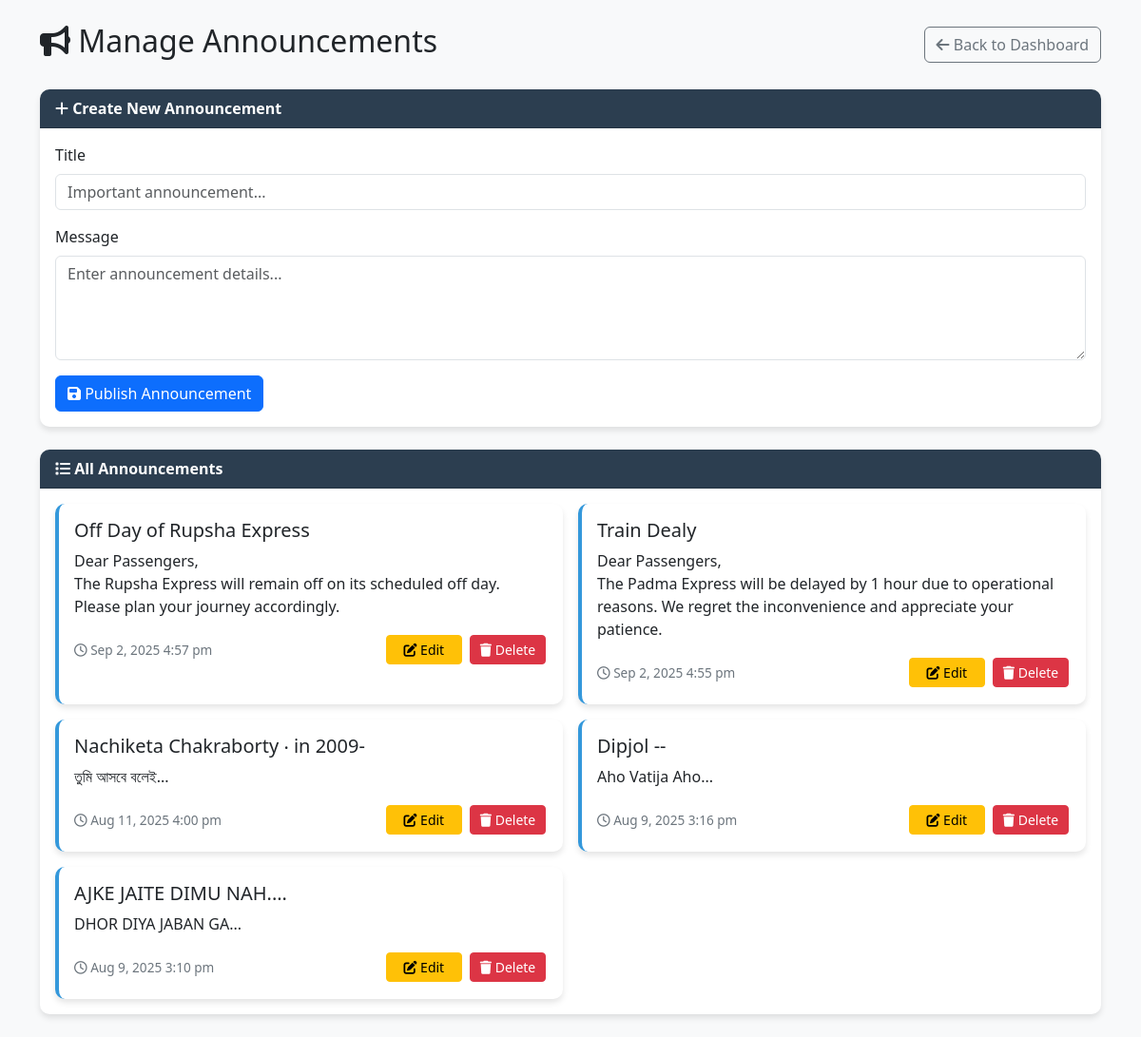
Page /manage_announcements.php (signed in) on the committed database.
### tables this page shows
CREATE TABLE `announcements` (
  `id` int(11) NOT NULL,
  `title` varchar(255) DEFAULT NULL,
  `message` text DEFAULT NULL,
  `created_at` timestamp NOT NULL DEFAULT current_timestamp()
);

### manage_announcements.php (the view, shortened to what this page needs)
<?php
require_once '../includes/db.php';
$edit = null;
$stmt = $conn->query("SELECT * FROM announcements ORDER BY created_at DESC");
$announcements = $stmt->fetchAll(PDO::FETCH_ASSOC);
?>
<!DOCTYPE html>
<html lang="en">
<head>
    <link href="https://cdn.jsdelivr.net/npm/bootstrap@5.3.2/dist/css/bootstrap.min.css" rel="stylesheet">
    <link href="https://cdnjs.cloudflare.com/ajax/libs/font-awesome/6.4.0/css/all.min.css" rel="stylesheet">
</head>
<body>
    <div class="container py-4">
        <div class="d-flex justify-content-between align-items-center mb-4">
            <h2><i class="fas fa-bullhorn"></i> Manage Announcements</h2>
            <a href="dashboard.php" class="btn btn-outline-secondary">
                <i class="fas fa-arrow-left"></i> Back to Dashboard
            </a>
        </div>
        <div class="card mb-4">
            <div class="card-header">
                <i class="fas fa-<?= $edit ? 'edit' : 'plus' ?>"></i>
                <?= $edit ? 'Edit Announcement' : 'Create New Announcement' ?>
            </div>
            <div class="card-body">
                <form method="post">
                    <div class="mb-3">
                        <label for="title" class="form-label">Title</label>
                        <input type="text" name="title" id="title" class="form-control"
                               placeholder="Important announcement..." required
                               value="<?= htmlspecialchars($edit['title'] ?? '') ?>">
                    </div>
                    <div class="mb-3">
                        <label for="message" class="form-label">Message</label>
                        <textarea name="message" id="message" class="form-control"
                                  rows="4" placeholder="Enter announcement details..." required><?=
                                  htmlspecialchars($edit['message'] ?? '') ?></textarea>
                    </div>
                    <button type="submit" name="<?= $edit ? 'update_announcement' : 'add_announcement' ?>"
                            class="btn btn-<?= $edit ? 'info' : 'primary' ?>">
                        <i class="fas fa-save"></i>
                        <?= $edit ? 'Update Announcement' : 'Publish Announcement' ?>
                    </button>
                </form>
            </div>
        </div>
        <div class="card">
            <div class="card-header">
                <i class="fas fa-list"></i> All Announcements
            </div>
            <div class="card-body">
                <?php if (empty($announcements)): ?>
                    <div class="alert alert-info">
                        No announcements found. Create your first announcement above.
                    </div>
                <?php else: ?>
                    <div class="row g-3">
                        <?php foreach ($announcements as $announcement): ?>
                            <div class="col-md-6">
                                <div class="card announcement-card h-100">
                                    <div class="card-body">
                                        <h5 class="card-title"><?= htmlspecialchars($announcement['title']) ?></h5>
                                        <p class="card-text"><?= nl2br(htmlspecialchars($announcement['message'])) ?></p>
                                        <div class="d-flex justify-content-between align-items-center">
                                            <small class="timestamp">
                                                <i class="far fa-clock"></i>
                                                <?= date('M j, Y g:i a', strtotime($announcement['created_at'])) ?>
                                            </small>
                                            <div>
                                                <a href="?edit=<?= $announcement['id'] ?>"
                                                   class="btn btn-sm btn-warning action-btn">
                                                    <i class="fas fa-edit"></i> Edit
                                                </a>
                                                <a href="?delete=<?= $announcement['id'] ?>"
                                                   class="btn btn-sm btn-danger action-btn"
                                                   onclick="return confirm('Are you sure you want to delete this announcement?');">
                                                    <i class="fas fa-trash"></i> Delete
                                                </a>
                                            </div>
                                        </div>
                                    </div>
                                </div>
                            </div>
                        <?php endforeach; ?>
                    </div>
                <?php endif; ?>
            </div>
        </div>
    </div>
</body>
</html>

### manage_announcements.php (style rules this page uses)
:root { --primary: #2c3e50; --secondary: #34495e; --accent: #3498db; --light: #ecf0f1; }
body { background-color: #f8f9fa; font-family: 'Segoe UI', Tahoma, Geneva, Verdana, sans-serif; }
.card { border-radius: 10px; box-shadow: 0 4px 6px rgba(0, 0, 0, 0.1); border: none; }
.card-header { background-color: var(--primary); color: white; border-radius: 10px 10px 0 0 !important; font-weight: 600; }
.announcement-card { transition: transform 0.2s; border-left: 4px solid var(--accent); }
.action-btn { min-width: 80px; margin: 2px; }
.timestamp { font-size: 0.85rem; color: #6c757d; }

### rows in the picture
announcements: title "Off Day of Rupsha Express", message "Dear Passengers, The Rupsha Express will remain off on its scheduled off day. Please plan your journey accordingly.", created_at "Sep 2, 2025 4:57 pm"
announcements: title "Train Dealy", message "Dear Passengers, The Padma Express will be delayed by 1 hour due to operational reasons. We regret the inconvenience and appreciate your patience.", created_at "Sep 2, 2025 4:55 pm"
announcements: title "Nachiketa Chakraborty ‧ in 2009-", message "তুমি আসবে বলেই...", created_at "Aug 11, 2025 4:00 pm"
announcements: title "Dipjol --", message "Aho Vatija Aho...", created_at "Aug 9, 2025 3:16 pm"
announcements: title "AJKE JAITE DIMU NAH....", message "DHOR DIYA JABAN GA...", created_at "Aug 9, 2025 3:10 pm"
